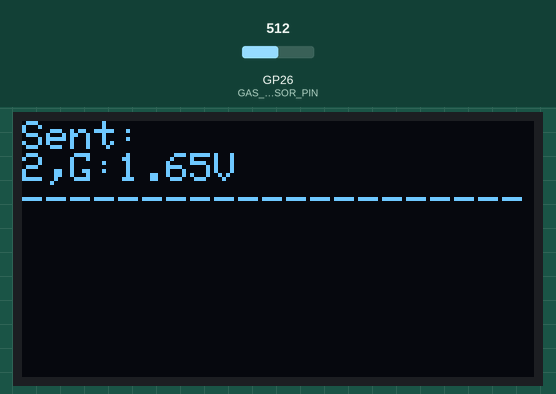
Recording of a sketch running on a simulated Raspberry Pi Pico. On the bench: 128×64 one-colour display. Inputs (shaded band) come from the test bench; at power-on: GP26 (GAS_SENSOR_PIN) = 512.

Above: at 3.2 s.
3.3 s: GP26 (GAS_SENSOR_PIN) set to 716
At 4.5 s:
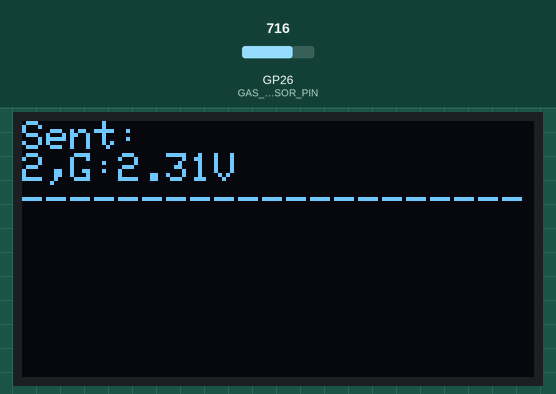
5.5 s: GP26 (GAS_SENSOR_PIN) set to 900
At 7.2 s:
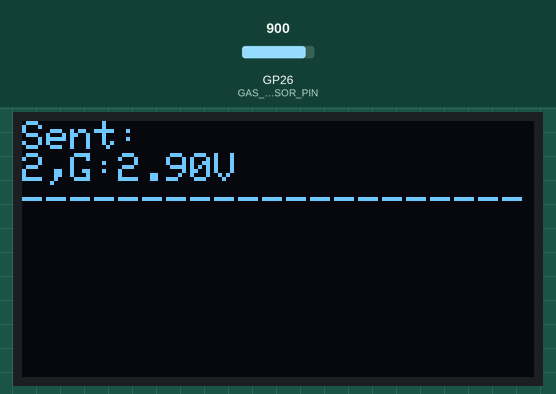
7.5 s: GP26 (GAS_SENSOR_PIN) set to 1023
At 8.8 s:
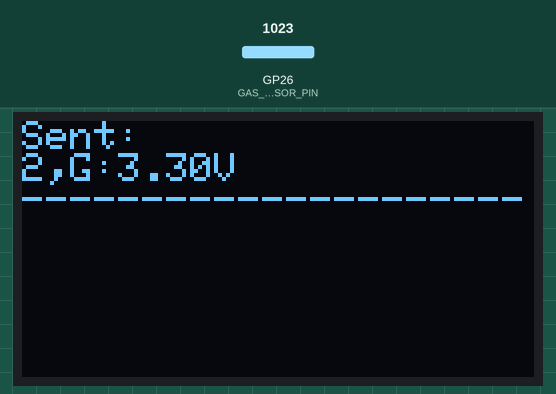
Timing chart, 0 to 10.5 s (numbered marks = the images above; inputs shaded):
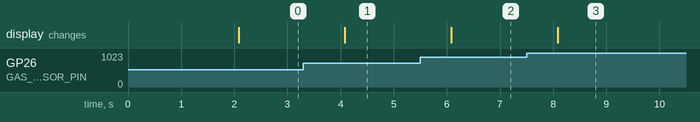

Measured:
- after the input at 3.3 s, the display: changes after 0.78 s (image 1)
- after the input at 5.5 s, the display: changes after 0.58 s (image 2)
- after the input at 7.5 s, the display: changes after 0.58 s (image 3)

The sketch:

Node1.ino
```cpp
#include <Wire.h>
#include <Adafruit_GFX.h>
#include <Adafruit_SSD1306.h>

#define SCREEN_WIDTH 128 // OLED display width, in pixels
#define SCREEN_HEIGHT 64 // OLED display height, in pixels
#define OLED_RESET -1    // Reset pin # (or -1 if sharing Arduino reset pin)
#define SCREEN_ADDRESS 0x3C ///< I2C address for most 128x64 OLED displays

Adafruit_SSD1306 display(SCREEN_WIDTH, SCREEN_HEIGHT, &Wire, OLED_RESET);

#define DEVICE_ID 2
#define GAS_SENSOR_PIN A0 // Analog pin connected to MICS 5524 sensor
String sentData = "";       // Stores the data to be sent
String receivedData[4];     // Stores data from up to 4 devices
volatile bool newDisplayData = false; // Flag for new data to update display

// Function prototypes
void displaySentData(const String &data);
void displayReceivedData();

void setup() {
  // Initialize Serial Communication
  Serial.begin(9600);
  Serial1.begin(9600); // HC-12 communication

  // Initialize OLED display
  if (!display.begin(SSD1306_SWITCHCAPVCC, SCREEN_ADDRESS)) {
    Serial.println(F("SSD1306 allocation failed"));
    while (true); // Halt execution
  }

  // Display startup message
  display.clearDisplay();
  display.setTextSize(1);
  display.setTextColor(SSD1306_WHITE);
  display.setCursor(0, 0);
  display.println(F("HC-12 Communication"));
  display.println(F("Device ID: 2"));
  display.display();
  delay(2000);
  display.clearDisplay();
}

void loop() {
  // Read gas sensor value from MICS 5524
  int gasRawValue = analogRead(GAS_SENSOR_PIN);
  float gasVoltage = gasRawValue * (3.3 / 1023.0); // Convert to voltage

  // Prepare data string to send
  sentData = String(DEVICE_ID) + ",G:" + String(gasVoltage, 2) + "V";

  // Send data via HC-12
  Serial1.println(sentData);

  // Signal the second core to update the display
  newDisplayData = true;

  // Listen for incoming data
  if (Serial1.available()) {
    String received = Serial1.readStringUntil('\n');
    parseReceivedData(received);
  }

  delay(1000); // Repeat every second
}

void parseReceivedData(const String &data) {
  int deviceId = data.substring(0, data.indexOf(',')).toInt();
  if (deviceId >= 1 && deviceId <= 4) {
    receivedData[deviceId - 1] = data; // Store data for each device ID
  }
}

void setup1() {
  // Second core initialization
  // Nothing required here for now
}

void loop1() {
  // Continuously check for new data to update the display
  if (newDisplayData) {
    // Clear flag
    newDisplayData = false;

    // Update the display
    display.clearDisplay();
    display.setCursor(0, 0);
    displaySentData(sentData);    // Show sent data
    displayReceivedData();        // Show received data
    display.display();
  }
}

void displaySentData(const String &data) {
  display.println(F("Sent:"));
  display.println(data);
}

void displayReceivedData() {
  display.println(F("---------------------"));
  for (int i = 0; i < 4; i++) {
    if (receivedData[i].length() > 0) {
      display.println(receivedData[i]);
      display.println(F("---------------------"));
    }
  }
}
```
